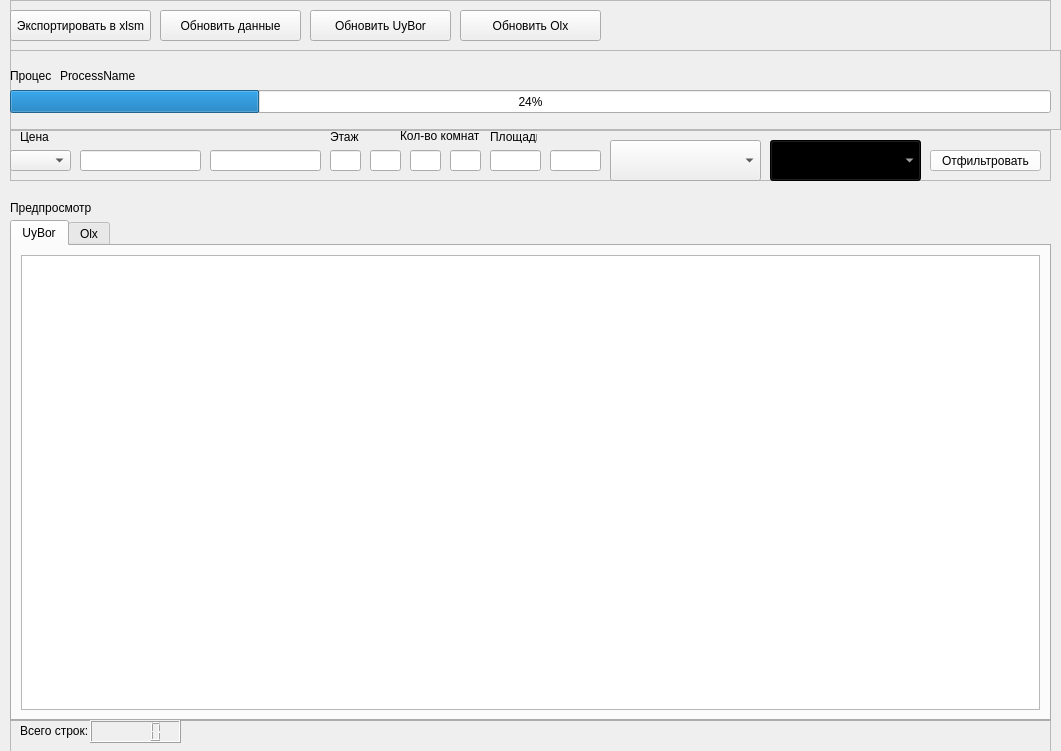
<?xml version="1.0" encoding="UTF-8"?>
<ui version="4.0">
 <author>ProdamGaraj</author>
 <class>Parser</class>
 <widget class="QMainWindow" name="Parser">
  <property name="geometry">
   <rect>
    <x>0</x>
    <y>0</y>
    <width>1061</width>
    <height>751</height>
   </rect>
  </property>
  <property name="sizePolicy">
   <sizepolicy hsizetype="Fixed" vsizetype="Fixed">
    <horstretch>0</horstretch>
    <verstretch>0</verstretch>
   </sizepolicy>
  </property>
  <property name="minimumSize">
   <size>
    <width>1061</width>
    <height>751</height>
   </size>
  </property>
  <property name="maximumSize">
   <size>
    <width>1061</width>
    <height>751</height>
   </size>
  </property>
  <property name="windowTitle">
   <string>MAEParser</string>
  </property>
  <property name="autoFillBackground">
   <bool>true</bool>
  </property>
  <widget class="QWidget" name="main_widget">
   <widget class="QFrame" name="FilterFrame">
    <property name="geometry">
     <rect>
      <x>10</x>
      <y>130</y>
      <width>1041</width>
      <height>51</height>
     </rect>
    </property>
    <property name="frameShape">
     <enum>QFrame::StyledPanel</enum>
    </property>
    <property name="frameShadow">
     <enum>QFrame::Raised</enum>
    </property>
    <widget class="QLabel" name="label_3">
     <property name="geometry">
      <rect>
       <x>320</x>
       <y>0</y>
       <width>47</width>
       <height>13</height>
      </rect>
     </property>
     <property name="text">
      <string>Этаж</string>
     </property>
    </widget>
    <widget class="QLineEdit" name="min_worth">
     <property name="geometry">
      <rect>
       <x>70</x>
       <y>20</y>
       <width>121</width>
       <height>21</height>
      </rect>
     </property>
    </widget>
    <widget class="QLabel" name="label_2">
     <property name="geometry">
      <rect>
       <x>480</x>
       <y>0</y>
       <width>47</width>
       <height>13</height>
      </rect>
     </property>
     <property name="text">
      <string>Площадь</string>
     </property>
    </widget>
    <widget class="QComboBox" name="type">
     <property name="geometry">
      <rect>
       <x>600</x>
       <y>10</y>
       <width>151</width>
       <height>41</height>
      </rect>
     </property>
    </widget>
    <widget class="QLineEdit" name="min_floor">
     <property name="geometry">
      <rect>
       <x>320</x>
       <y>20</y>
       <width>31</width>
       <height>21</height>
      </rect>
     </property>
    </widget>
    <widget class="QLineEdit" name="max_floor">
     <property name="geometry">
      <rect>
       <x>360</x>
       <y>20</y>
       <width>31</width>
       <height>21</height>
      </rect>
     </property>
    </widget>
    <widget class="QLabel" name="label_4">
     <property name="geometry">
      <rect>
       <x>390</x>
       <y>-4</y>
       <width>81</width>
       <height>20</height>
      </rect>
     </property>
     <property name="text">
      <string>Кол-во комнат</string>
     </property>
    </widget>
    <widget class="QLineEdit" name="max_worth">
     <property name="geometry">
      <rect>
       <x>200</x>
       <y>20</y>
       <width>111</width>
       <height>21</height>
      </rect>
     </property>
    </widget>
    <widget class="QLineEdit" name="max_room_count">
     <property name="geometry">
      <rect>
       <x>440</x>
       <y>20</y>
       <width>31</width>
       <height>21</height>
      </rect>
     </property>
    </widget>
    <widget class="QLineEdit" name="min_room_count">
     <property name="geometry">
      <rect>
       <x>400</x>
       <y>20</y>
       <width>31</width>
       <height>21</height>
      </rect>
     </property>
    </widget>
    <widget class="QLabel" name="label">
     <property name="geometry">
      <rect>
       <x>10</x>
       <y>0</y>
       <width>47</width>
       <height>13</height>
      </rect>
     </property>
     <property name="text">
      <string>Цена</string>
     </property>
    </widget>
    <widget class="QLineEdit" name="max_square">
     <property name="geometry">
      <rect>
       <x>540</x>
       <y>20</y>
       <width>51</width>
       <height>21</height>
      </rect>
     </property>
    </widget>
    <widget class="QLineEdit" name="min_square">
     <property name="geometry">
      <rect>
       <x>480</x>
       <y>20</y>
       <width>51</width>
       <height>21</height>
      </rect>
     </property>
    </widget>
    <widget class="QPushButton" name="filter_button">
     <property name="geometry">
      <rect>
       <x>920</x>
       <y>20</y>
       <width>111</width>
       <height>21</height>
      </rect>
     </property>
     <property name="palette">
      <palette>
       <active>
        <colorrole role="WindowText">
         <brush brushstyle="SolidPattern">
          <color alpha="255">
           <red>0</red>
           <green>0</green>
           <blue>0</blue>
          </color>
         </brush>
        </colorrole>
        <colorrole role="Button">
         <brush brushstyle="SolidPattern">
          <color alpha="255">
           <red>255</red>
           <green>255</green>
           <blue>255</blue>
          </color>
         </brush>
        </colorrole>
        <colorrole role="Light">
         <brush brushstyle="SolidPattern">
          <color alpha="255">
           <red>255</red>
           <green>255</green>
           <blue>255</blue>
          </color>
         </brush>
        </colorrole>
        <colorrole role="Midlight">
         <brush brushstyle="SolidPattern">
          <color alpha="255">
           <red>255</red>
           <green>255</green>
           <blue>255</blue>
          </color>
         </brush>
        </colorrole>
        <colorrole role="Dark">
         <brush brushstyle="SolidPattern">
          <color alpha="255">
           <red>127</red>
           <green>127</green>
           <blue>127</blue>
          </color>
         </brush>
        </colorrole>
        <colorrole role="Mid">
         <brush brushstyle="SolidPattern">
          <color alpha="255">
           <red>170</red>
           <green>170</green>
           <blue>170</blue>
          </color>
         </brush>
        </colorrole>
        <colorrole role="Text">
         <brush brushstyle="SolidPattern">
          <color alpha="255">
           <red>0</red>
           <green>0</green>
           <blue>0</blue>
          </color>
         </brush>
        </colorrole>
        <colorrole role="BrightText">
         <brush brushstyle="SolidPattern">
          <color alpha="255">
           <red>255</red>
           <green>255</green>
           <blue>255</blue>
          </color>
         </brush>
        </colorrole>
        <colorrole role="ButtonText">
         <brush brushstyle="SolidPattern">
          <color alpha="255">
           <red>0</red>
           <green>0</green>
           <blue>0</blue>
          </color>
         </brush>
        </colorrole>
        <colorrole role="Base">
         <brush brushstyle="SolidPattern">
          <color alpha="255">
           <red>255</red>
           <green>255</green>
           <blue>255</blue>
          </color>
         </brush>
        </colorrole>
        <colorrole role="Window">
         <brush brushstyle="SolidPattern">
          <color alpha="255">
           <red>255</red>
           <green>255</green>
           <blue>255</blue>
          </color>
         </brush>
        </colorrole>
        <colorrole role="Shadow">
         <brush brushstyle="SolidPattern">
          <color alpha="255">
           <red>0</red>
           <green>0</green>
           <blue>0</blue>
          </color>
         </brush>
        </colorrole>
        <colorrole role="AlternateBase">
         <brush brushstyle="SolidPattern">
          <color alpha="255">
           <red>255</red>
           <green>255</green>
           <blue>255</blue>
          </color>
         </brush>
        </colorrole>
        <colorrole role="ToolTipBase">
         <brush brushstyle="SolidPattern">
          <color alpha="255">
           <red>255</red>
           <green>255</green>
           <blue>220</blue>
          </color>
         </brush>
        </colorrole>
        <colorrole role="ToolTipText">
         <brush brushstyle="SolidPattern">
          <color alpha="255">
           <red>0</red>
           <green>0</green>
           <blue>0</blue>
          </color>
         </brush>
        </colorrole>
       </active>
       <inactive>
        <colorrole role="WindowText">
         <brush brushstyle="SolidPattern">
          <color alpha="255">
           <red>0</red>
           <green>0</green>
           <blue>0</blue>
          </color>
         </brush>
        </colorrole>
        <colorrole role="Button">
         <brush brushstyle="SolidPattern">
          <color alpha="255">
           <red>255</red>
           <green>255</green>
           <blue>255</blue>
          </color>
         </brush>
        </colorrole>
        <colorrole role="Light">
         <brush brushstyle="SolidPattern">
          <color alpha="255">
           <red>255</red>
           <green>255</green>
           <blue>255</blue>
          </color>
         </brush>
        </colorrole>
        <colorrole role="Midlight">
         <brush brushstyle="SolidPattern">
          <color alpha="255">
           <red>255</red>
           <green>255</green>
           <blue>255</blue>
          </color>
         </brush>
        </colorrole>
        <colorrole role="Dark">
         <brush brushstyle="SolidPattern">
          <color alpha="255">
           <red>127</red>
           <green>127</green>
           <blue>127</blue>
          </color>
         </brush>
        </colorrole>
        <colorrole role="Mid">
         <brush brushstyle="SolidPattern">
          <color alpha="255">
           <red>170</red>
           <green>170</green>
           <blue>170</blue>
          </color>
         </brush>
        </colorrole>
        <colorrole role="Text">
         <brush brushstyle="SolidPattern">
          <color alpha="255">
           <red>0</red>
           <green>0</green>
           <blue>0</blue>
          </color>
         </brush>
        </colorrole>
        <colorrole role="BrightText">
         <brush brushstyle="SolidPattern">
          <color alpha="255">
           <red>255</red>
           <green>255</green>
           <blue>255</blue>
          </color>
         </brush>
        </colorrole>
        <colorrole role="ButtonText">
         <brush brushstyle="SolidPattern">
          <color alpha="255">
           <red>0</red>
           <green>0</green>
           <blue>0</blue>
          </color>
         </brush>
        </colorrole>
        <colorrole role="Base">
         <brush brushstyle="SolidPattern">
          <color alpha="255">
           <red>255</red>
           <green>255</green>
           <blue>255</blue>
          </color>
         </brush>
        </colorrole>
        <colorrole role="Window">
         <brush brushstyle="SolidPattern">
          <color alpha="255">
           <red>255</red>
           <green>255</green>
           <blue>255</blue>
          </color>
         </brush>
        </colorrole>
        <colorrole role="Shadow">
         <brush brushstyle="SolidPattern">
          <color alpha="255">
           <red>0</red>
           <green>0</green>
           <blue>0</blue>
          </color>
         </brush>
        </colorrole>
        <colorrole role="AlternateBase">
         <brush brushstyle="SolidPattern">
          <color alpha="255">
           <red>255</red>
           <green>255</green>
           <blue>255</blue>
          </color>
         </brush>
        </colorrole>
        <colorrole role="ToolTipBase">
         <brush brushstyle="SolidPattern">
          <color alpha="255">
           <red>255</red>
           <green>255</green>
           <blue>220</blue>
          </color>
         </brush>
        </colorrole>
        <colorrole role="ToolTipText">
         <brush brushstyle="SolidPattern">
          <color alpha="255">
           <red>0</red>
           <green>0</green>
           <blue>0</blue>
          </color>
         </brush>
        </colorrole>
       </inactive>
       <disabled>
        <colorrole role="WindowText">
         <brush brushstyle="SolidPattern">
          <color alpha="255">
           <red>127</red>
           <green>127</green>
           <blue>127</blue>
          </color>
         </brush>
        </colorrole>
        <colorrole role="Button">
         <brush brushstyle="SolidPattern">
          <color alpha="255">
           <red>255</red>
           <green>255</green>
           <blue>255</blue>
          </color>
         </brush>
        </colorrole>
        <colorrole role="Light">
         <brush brushstyle="SolidPattern">
          <color alpha="255">
           <red>255</red>
           <green>255</green>
           <blue>255</blue>
          </color>
         </brush>
        </colorrole>
        <colorrole role="Midlight">
         <brush brushstyle="SolidPattern">
          <color alpha="255">
           <red>255</red>
           <green>255</green>
           <blue>255</blue>
          </color>
         </brush>
        </colorrole>
        <colorrole role="Dark">
         <brush brushstyle="SolidPattern">
          <color alpha="255">
           <red>127</red>
           <green>127</green>
           <blue>127</blue>
          </color>
         </brush>
        </colorrole>
        <colorrole role="Mid">
         <brush brushstyle="SolidPattern">
          <color alpha="255">
           <red>170</red>
           <green>170</green>
           <blue>170</blue>
          </color>
         </brush>
        </colorrole>
        <colorrole role="Text">
         <brush brushstyle="SolidPattern">
          <color alpha="255">
           <red>127</red>
           <green>127</green>
           <blue>127</blue>
          </color>
         </brush>
        </colorrole>
        <colorrole role="BrightText">
         <brush brushstyle="SolidPattern">
          <color alpha="255">
           <red>255</red>
           <green>255</green>
           <blue>255</blue>
          </color>
         </brush>
        </colorrole>
        <colorrole role="ButtonText">
         <brush brushstyle="SolidPattern">
          <color alpha="255">
           <red>127</red>
           <green>127</green>
           <blue>127</blue>
          </color>
         </brush>
        </colorrole>
        <colorrole role="Base">
         <brush brushstyle="SolidPattern">
          <color alpha="255">
           <red>255</red>
           <green>255</green>
           <blue>255</blue>
          </color>
         </brush>
        </colorrole>
        <colorrole role="Window">
         <brush brushstyle="SolidPattern">
          <color alpha="255">
           <red>255</red>
           <green>255</green>
           <blue>255</blue>
          </color>
         </brush>
        </colorrole>
        <colorrole role="Shadow">
         <brush brushstyle="SolidPattern">
          <color alpha="255">
           <red>0</red>
           <green>0</green>
           <blue>0</blue>
          </color>
         </brush>
        </colorrole>
        <colorrole role="AlternateBase">
         <brush brushstyle="SolidPattern">
          <color alpha="255">
           <red>255</red>
           <green>255</green>
           <blue>255</blue>
          </color>
         </brush>
        </colorrole>
        <colorrole role="ToolTipBase">
         <brush brushstyle="SolidPattern">
          <color alpha="255">
           <red>255</red>
           <green>255</green>
           <blue>220</blue>
          </color>
         </brush>
        </colorrole>
        <colorrole role="ToolTipText">
         <brush brushstyle="SolidPattern">
          <color alpha="255">
           <red>0</red>
           <green>0</green>
           <blue>0</blue>
          </color>
         </brush>
        </colorrole>
       </disabled>
      </palette>
     </property>
     <property name="autoFillBackground">
      <bool>false</bool>
     </property>
     <property name="text">
      <string>Отфильтровать</string>
     </property>
    </widget>
    <widget class="QComboBox" name="currency">
     <property name="geometry">
      <rect>
       <x>0</x>
       <y>20</y>
       <width>61</width>
       <height>21</height>
      </rect>
     </property>
    </widget>
    <widget class="QComboBox" name="repair_type">
     <property name="geometry">
      <rect>
       <x>760</x>
       <y>10</y>
       <width>151</width>
       <height>41</height>
      </rect>
     </property>
     <property name="palette">
      <palette>
       <active>
        <colorrole role="WindowText">
         <brush brushstyle="SolidPattern">
          <color alpha="255">
           <red>255</red>
           <green>255</green>
           <blue>255</blue>
          </color>
         </brush>
        </colorrole>
        <colorrole role="Button">
         <brush brushstyle="SolidPattern">
          <color alpha="255">
           <red>0</red>
           <green>0</green>
           <blue>0</blue>
          </color>
         </brush>
        </colorrole>
        <colorrole role="Light">
         <brush brushstyle="SolidPattern">
          <color alpha="255">
           <red>0</red>
           <green>0</green>
           <blue>0</blue>
          </color>
         </brush>
        </colorrole>
        <colorrole role="Midlight">
         <brush brushstyle="SolidPattern">
          <color alpha="255">
           <red>0</red>
           <green>0</green>
           <blue>0</blue>
          </color>
         </brush>
        </colorrole>
        <colorrole role="Dark">
         <brush brushstyle="SolidPattern">
          <color alpha="255">
           <red>0</red>
           <green>0</green>
           <blue>0</blue>
          </color>
         </brush>
        </colorrole>
        <colorrole role="Mid">
         <brush brushstyle="SolidPattern">
          <color alpha="255">
           <red>0</red>
           <green>0</green>
           <blue>0</blue>
          </color>
         </brush>
        </colorrole>
        <colorrole role="Text">
         <brush brushstyle="SolidPattern">
          <color alpha="255">
           <red>255</red>
           <green>255</green>
           <blue>255</blue>
          </color>
         </brush>
        </colorrole>
        <colorrole role="BrightText">
         <brush brushstyle="SolidPattern">
          <color alpha="255">
           <red>255</red>
           <green>255</green>
           <blue>255</blue>
          </color>
         </brush>
        </colorrole>
        <colorrole role="ButtonText">
         <brush brushstyle="SolidPattern">
          <color alpha="255">
           <red>255</red>
           <green>255</green>
           <blue>255</blue>
          </color>
         </brush>
        </colorrole>
        <colorrole role="Base">
         <brush brushstyle="SolidPattern">
          <color alpha="255">
           <red>0</red>
           <green>0</green>
           <blue>0</blue>
          </color>
         </brush>
        </colorrole>
        <colorrole role="Window">
         <brush brushstyle="SolidPattern">
          <color alpha="255">
           <red>0</red>
           <green>0</green>
           <blue>0</blue>
          </color>
         </brush>
        </colorrole>
        <colorrole role="Shadow">
         <brush brushstyle="SolidPattern">
          <color alpha="255">
           <red>0</red>
           <green>0</green>
           <blue>0</blue>
          </color>
         </brush>
        </colorrole>
        <colorrole role="AlternateBase">
         <brush brushstyle="SolidPattern">
          <color alpha="255">
           <red>0</red>
           <green>0</green>
           <blue>0</blue>
          </color>
         </brush>
        </colorrole>
        <colorrole role="ToolTipBase">
         <brush brushstyle="SolidPattern">
          <color alpha="255">
           <red>255</red>
           <green>255</green>
           <blue>220</blue>
          </color>
         </brush>
        </colorrole>
        <colorrole role="ToolTipText">
         <brush brushstyle="SolidPattern">
          <color alpha="255">
           <red>0</red>
           <green>0</green>
           <blue>0</blue>
          </color>
         </brush>
        </colorrole>
       </active>
       <inactive>
        <colorrole role="WindowText">
         <brush brushstyle="SolidPattern">
          <color alpha="255">
           <red>255</red>
           <green>255</green>
           <blue>255</blue>
          </color>
         </brush>
        </colorrole>
        <colorrole role="Button">
         <brush brushstyle="SolidPattern">
          <color alpha="255">
           <red>0</red>
           <green>0</green>
           <blue>0</blue>
          </color>
         </brush>
        </colorrole>
        <colorrole role="Light">
         <brush brushstyle="SolidPattern">
          <color alpha="255">
           <red>0</red>
           <green>0</green>
           <blue>0</blue>
          </color>
         </brush>
        </colorrole>
        <colorrole role="Midlight">
         <brush brushstyle="SolidPattern">
          <color alpha="255">
           <red>0</red>
           <green>0</green>
           <blue>0</blue>
          </color>
         </brush>
        </colorrole>
        <colorrole role="Dark">
         <brush brushstyle="SolidPattern">
          <color alpha="255">
           <red>0</red>
           <green>0</green>
           <blue>0</blue>
          </color>
         </brush>
        </colorrole>
        <colorrole role="Mid">
         <brush brushstyle="SolidPattern">
          <color alpha="255">
           <red>0</red>
           <green>0</green>
           <blue>0</blue>
          </color>
         </brush>
        </colorrole>
        <colorrole role="Text">
         <brush brushstyle="SolidPattern">
          <color alpha="255">
           <red>255</red>
           <green>255</green>
           <blue>255</blue>
          </color>
         </brush>
        </colorrole>
        <colorrole role="BrightText">
         <brush brushstyle="SolidPattern">
          <color alpha="255">
           <red>255</red>
           <green>255</green>
           <blue>255</blue>
          </color>
         </brush>
        </colorrole>
        <colorrole role="ButtonText">
         <brush brushstyle="SolidPattern">
          <color alpha="255">
           <red>255</red>
           <green>255</green>
           <blue>255</blue>
          </color>
         </brush>
        </colorrole>
        <colorrole role="Base">
         <brush brushstyle="SolidPattern">
          <color alpha="255">
           <red>0</red>
           <green>0</green>
           <blue>0</blue>
          </color>
         </brush>
        </colorrole>
        <colorrole role="Window">
         <brush brushstyle="SolidPattern">
          <color alpha="255">
           <red>0</red>
           <green>0</green>
           <blue>0</blue>
          </color>
         </brush>
        </colorrole>
        <colorrole role="Shadow">
         <brush brushstyle="SolidPattern">
          <color alpha="255">
           <red>0</red>
           <green>0</green>
           <blue>0</blue>
          </color>
         </brush>
        </colorrole>
        <colorrole role="AlternateBase">
         <brush brushstyle="SolidPattern">
          <color alpha="255">
           <red>0</red>
           <green>0</green>
           <blue>0</blue>
          </color>
         </brush>
        </colorrole>
        <colorrole role="ToolTipBase">
         <brush brushstyle="SolidPattern">
          <color alpha="255">
           <red>255</red>
           <green>255</green>
           <blue>220</blue>
          </color>
         </brush>
        </colorrole>
        <colorrole role="ToolTipText">
         <brush brushstyle="SolidPattern">
          <color alpha="255">
           <red>0</red>
           <green>0</green>
           <blue>0</blue>
          </color>
         </brush>
        </colorrole>
       </inactive>
       <disabled>
        <colorrole role="WindowText">
         <brush brushstyle="SolidPattern">
          <color alpha="255">
           <red>0</red>
           <green>0</green>
           <blue>0</blue>
          </color>
         </brush>
        </colorrole>
        <colorrole role="Button">
         <brush brushstyle="SolidPattern">
          <color alpha="255">
           <red>0</red>
           <green>0</green>
           <blue>0</blue>
          </color>
         </brush>
        </colorrole>
        <colorrole role="Light">
         <brush brushstyle="SolidPattern">
          <color alpha="255">
           <red>0</red>
           <green>0</green>
           <blue>0</blue>
          </color>
         </brush>
        </colorrole>
        <colorrole role="Midlight">
         <brush brushstyle="SolidPattern">
          <color alpha="255">
           <red>0</red>
           <green>0</green>
           <blue>0</blue>
          </color>
         </brush>
        </colorrole>
        <colorrole role="Dark">
         <brush brushstyle="SolidPattern">
          <color alpha="255">
           <red>0</red>
           <green>0</green>
           <blue>0</blue>
          </color>
         </brush>
        </colorrole>
        <colorrole role="Mid">
         <brush brushstyle="SolidPattern">
          <color alpha="255">
           <red>0</red>
           <green>0</green>
           <blue>0</blue>
          </color>
         </brush>
        </colorrole>
        <colorrole role="Text">
         <brush brushstyle="SolidPattern">
          <color alpha="255">
           <red>0</red>
           <green>0</green>
           <blue>0</blue>
          </color>
         </brush>
        </colorrole>
        <colorrole role="BrightText">
         <brush brushstyle="SolidPattern">
          <color alpha="255">
           <red>255</red>
           <green>255</green>
           <blue>255</blue>
          </color>
         </brush>
        </colorrole>
        <colorrole role="ButtonText">
         <brush brushstyle="SolidPattern">
          <color alpha="255">
           <red>0</red>
           <green>0</green>
           <blue>0</blue>
          </color>
         </brush>
        </colorrole>
        <colorrole role="Base">
         <brush brushstyle="SolidPattern">
          <color alpha="255">
           <red>0</red>
           <green>0</green>
           <blue>0</blue>
          </color>
         </brush>
        </colorrole>
        <colorrole role="Window">
         <brush brushstyle="SolidPattern">
          <color alpha="255">
           <red>0</red>
           <green>0</green>
           <blue>0</blue>
          </color>
         </brush>
        </colorrole>
        <colorrole role="Shadow">
         <brush brushstyle="SolidPattern">
          <color alpha="255">
           <red>0</red>
           <green>0</green>
           <blue>0</blue>
          </color>
         </brush>
        </colorrole>
        <colorrole role="AlternateBase">
         <brush brushstyle="SolidPattern">
          <color alpha="255">
           <red>0</red>
           <green>0</green>
           <blue>0</blue>
          </color>
         </brush>
        </colorrole>
        <colorrole role="ToolTipBase">
         <brush brushstyle="SolidPattern">
          <color alpha="255">
           <red>255</red>
           <green>255</green>
           <blue>220</blue>
          </color>
         </brush>
        </colorrole>
        <colorrole role="ToolTipText">
         <brush brushstyle="SolidPattern">
          <color alpha="255">
           <red>0</red>
           <green>0</green>
           <blue>0</blue>
          </color>
         </brush>
        </colorrole>
       </disabled>
      </palette>
     </property>
    </widget>
   </widget>
   <widget class="QFrame" name="ProcessBarFrame">
    <property name="geometry">
     <rect>
      <x>10</x>
      <y>50</y>
      <width>1051</width>
      <height>80</height>
     </rect>
    </property>
    <property name="frameShape">
     <enum>QFrame::StyledPanel</enum>
    </property>
    <property name="frameShadow">
     <enum>QFrame::Raised</enum>
    </property>
    <widget class="QLabel" name="label_6">
     <property name="geometry">
      <rect>
       <x>0</x>
       <y>16</y>
       <width>41</width>
       <height>20</height>
      </rect>
     </property>
     <property name="text">
      <string>Процес:</string>
     </property>
    </widget>
    <widget class="QLabel" name="process_name_label">
     <property name="geometry">
      <rect>
       <x>50</x>
       <y>16</y>
       <width>931</width>
       <height>20</height>
      </rect>
     </property>
     <property name="text">
      <string>ProcessName</string>
     </property>
    </widget>
    <widget class="QProgressBar" name="progressBar">
     <property name="geometry">
      <rect>
       <x>0</x>
       <y>40</y>
       <width>1041</width>
       <height>23</height>
      </rect>
     </property>
     <property name="value">
      <number>24</number>
     </property>
    </widget>
   </widget>
   <widget class="QFrame" name="StatsFrame">
    <property name="geometry">
     <rect>
      <x>10</x>
      <y>720</y>
      <width>1041</width>
      <height>41</height>
     </rect>
    </property>
    <property name="frameShape">
     <enum>QFrame::StyledPanel</enum>
    </property>
    <property name="frameShadow">
     <enum>QFrame::Raised</enum>
    </property>
    <widget class="QLCDNumber" name="rows_count">
     <property name="geometry">
      <rect>
       <x>80</x>
       <y>0</y>
       <width>91</width>
       <height>23</height>
      </rect>
     </property>
    </widget>
    <widget class="QLabel" name="label_5">
     <property name="geometry">
      <rect>
       <x>10</x>
       <y>0</y>
       <width>71</width>
       <height>21</height>
      </rect>
     </property>
     <property name="text">
      <string>Всего строк:</string>
     </property>
    </widget>
   </widget>
   <widget class="QFrame" name="MainFunctionsFrame">
    <property name="geometry">
     <rect>
      <x>10</x>
      <y>0</y>
      <width>1041</width>
      <height>51</height>
     </rect>
    </property>
    <property name="frameShape">
     <enum>QFrame::StyledPanel</enum>
    </property>
    <property name="frameShadow">
     <enum>QFrame::Raised</enum>
    </property>
    <widget class="QPushButton" name="update_olx">
     <property name="geometry">
      <rect>
       <x>450</x>
       <y>10</y>
       <width>141</width>
       <height>31</height>
      </rect>
     </property>
     <property name="text">
      <string>Обновить Olx</string>
     </property>
    </widget>
    <widget class="QPushButton" name="update_uybor">
     <property name="geometry">
      <rect>
       <x>300</x>
       <y>10</y>
       <width>141</width>
       <height>31</height>
      </rect>
     </property>
     <property name="text">
      <string>Обновить UyBor</string>
     </property>
    </widget>
    <widget class="QPushButton" name="update_all_data">
     <property name="geometry">
      <rect>
       <x>150</x>
       <y>10</y>
       <width>141</width>
       <height>31</height>
      </rect>
     </property>
     <property name="text">
      <string>Обновить данные</string>
     </property>
    </widget>
    <widget class="QPushButton" name="export_button">
     <property name="geometry">
      <rect>
       <x>0</x>
       <y>10</y>
       <width>141</width>
       <height>31</height>
      </rect>
     </property>
     <property name="text">
      <string>Экспортировать в xlsm</string>
     </property>
    </widget>
   </widget>
   <widget class="QLabel" name="label_7">
    <property name="geometry">
     <rect>
      <x>10</x>
      <y>200</y>
      <width>81</width>
      <height>16</height>
     </rect>
    </property>
    <property name="text">
     <string>Предпросмотр</string>
    </property>
   </widget>
   <widget class="QTabWidget" name="DataView">
    <property name="geometry">
     <rect>
      <x>10</x>
      <y>220</y>
      <width>1041</width>
      <height>501</height>
     </rect>
    </property>
    <property name="currentIndex">
     <number>0</number>
    </property>
    <widget class="QWidget" name="UyBor">
     <attribute name="title">
      <string>UyBor</string>
     </attribute>
     <layout class="QHBoxLayout" name="horizontalLayout_2">
      <item>
       <widget class="QTableWidget" name="tableWidget"/>
      </item>
     </layout>
    </widget>
    <widget class="QWidget" name="Olx">
     <attribute name="title">
      <string>Olx</string>
     </attribute>
     <layout class="QHBoxLayout" name="horizontalLayout_3">
      <item>
       <widget class="QTableWidget" name="tableWidget_2"/>
      </item>
     </layout>
    </widget>
   </widget>
   <zorder>StatsFrame</zorder>
   <zorder>ProcessBarFrame</zorder>
   <zorder>FilterFrame</zorder>
   <zorder>MainFunctionsFrame</zorder>
   <zorder>label_7</zorder>
   <zorder>DataView</zorder>
  </widget>
 </widget>
 <resources/>
 <connections/>
 <designerdata>
  <property name="gridDeltaX">
   <number>10</number>
  </property>
  <property name="gridDeltaY">
   <number>10</number>
  </property>
  <property name="gridSnapX">
   <bool>true</bool>
  </property>
  <property name="gridSnapY">
   <bool>true</bool>
  </property>
  <property name="gridVisible">
   <bool>true</bool>
  </property>
 </designerdata>
</ui>
